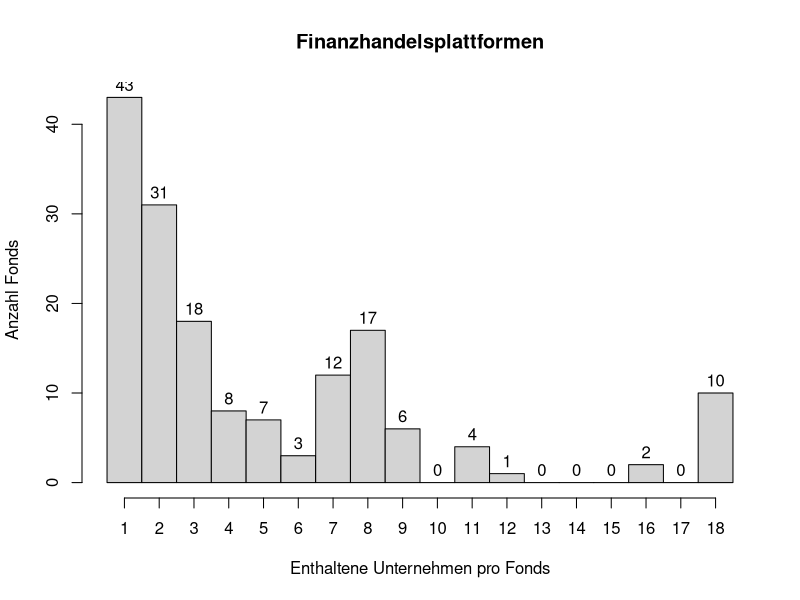

Write R code to recreate this figure.
# Setzen des Working Directorys
setwd("/Users/jonas/Documents/Promotion/Datenauswertung/Daten/Finanzhandelsplattformen")


# Aktivieren der Pakete
library(tidyverse)
library(dplyr)


# Einlesen der Auswertungstabelle Agrarchemie
# Die Auswertungstabelle wurde zuvor mit dem Programm Agrarchemie_Auswertung.R berechnet.
df_combined <- read.csv2("Finanzhandelsplattformen_Auswertung.csv", row.names = 1)


# Anfügen einer weiteren Spalte mit der Summe aller Treffer pro Fonds
df_combined$Summe <- rowSums(df_combined)


# Erstellen eines neuen Data Frames unter Zuweisung des Werts NA bei einer Summe 0
# Diese Anpassung dient der statistischen Auswertung. Fonds, die kein einziges Unternehmen der Branche halten, sind neutral in ihrem Interesse und müssen daher bei der Auswertung ausgeklammert werden.
df_cleaned <- df_combined
df_cleaned$Summe [df_cleaned$Summe == 0] <- NA


# Statistische Auswertung der Verteilung mit 0
summary(df_combined$Summe)


# Statistische Auswertung der Verteilung ohne 0
summary(df_cleaned$Summe)


# Grafische Darstellung mittels Histogramm
h <- hist(df_cleaned$Summe,
          main = "Finanzhandelsplattformen",
          xlab = "Enthaltene Unternehmen pro Fonds",
          ylab = "Anzahl Fonds",
          breaks = seq(0.5, 18.5, length = 19),
          xaxt = 'n')
axis(side = 1, at=seq(1, 18, 1))
text(h$mids, h$counts, labels = h$counts, adj = c(0.5, -0.5))
